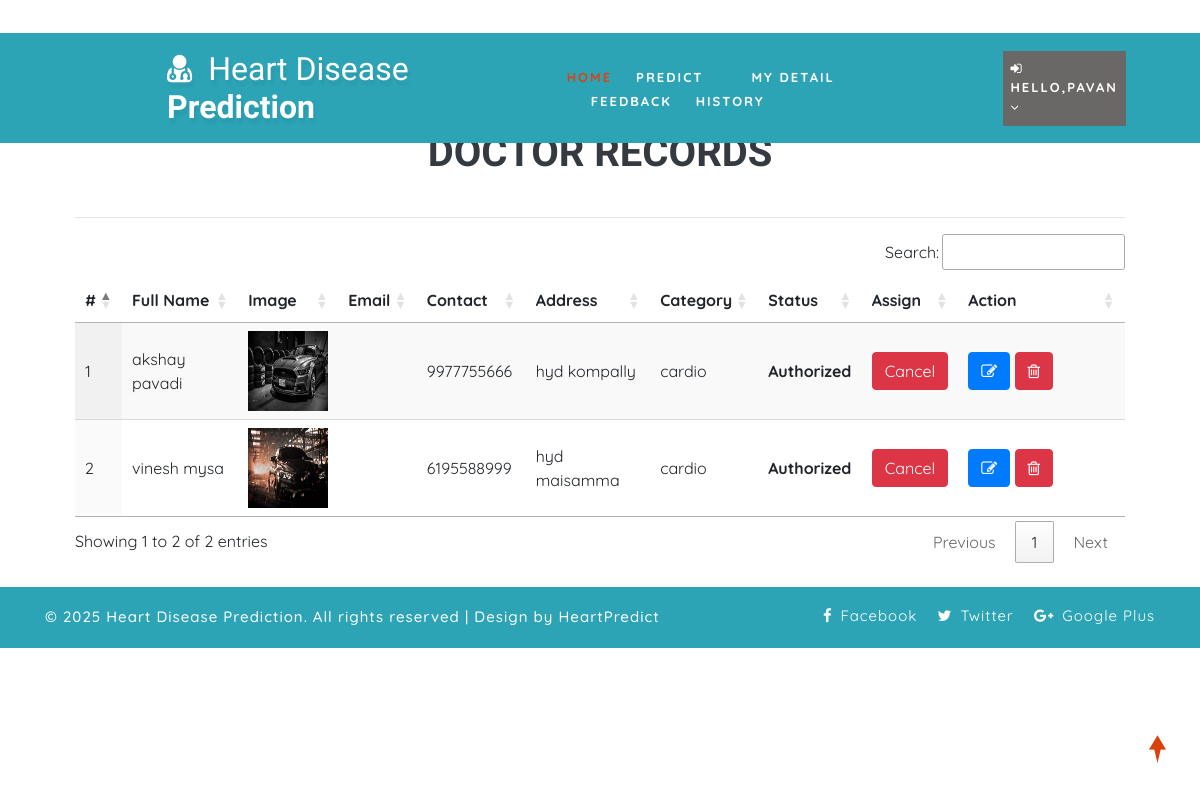
Page /view_doctor/ (signed in) on the committed database.
### health/models.py (models this page shows, shortened)
class Doctor(models.Model):
    status = models.IntegerField(DOCTOR_STATUS, null=True)
    user = models.ForeignKey(User, on_delete=models.CASCADE, null=True)
    contact = models.CharField(max_length=100, null=True)
    address = models.CharField(max_length=100, null=True)
    category = models.CharField(max_length=100, null=True)
    doj = models.DateField(null=True)
    dob = models.DateField(null=True)
    image = models.FileField(null=True)

### health/views.py (the view)
# urls.py: path('view_doctor/', View_Doctor, name="view_doctor"),
@login_required(login_url="login")
def View_Doctor(request):
    doc = Doctor.objects.all()
    d = {'doc':doc}
    return render(request,'view_doctor.html',d)

### health/templates/view_doctor.html (shortened to what this page needs)
{% extends 'index.html' %}
{% load static %}
{% block body %}
<div class="container-fluid" style="width:90%;margin-top:8%">
                    <div class="container-fluid">
                        <h1 align="center"class="w3ls-title text-uppercase text-dark font-weight-bold">Doctor Records</h1><br>
                         </div><hr>
                                <table id="example" class="display" style="width:100%">
                                  <thead>
                                    <tr>
                                      <th>#</th>
                                      <th>Full Name</th>
                                      <th>Image</th>
                                      <th>Email</th>
                                      <th>Contact</th>
                                      <th>Address</th>
                                      <th>Category</th>
                                      <th>Status</th>
                                      <th>Assign</th>
                                      <th>Action</th>
                                  </tr>
                              </thead>
                              <tbody>
                              {% for i in doc %}
                                <tr>
                                  <td>{{forloop.counter}}</td>
                                  <td>{{i.user.first_name}} {{i.user.last_name}}</td>
                                  <td><img src="{{i.image.url}}" style="width:80px;height:80px"></td>
                                  <td>{{i.user.email}}</td>
                                  <td>{{i.contact}}</td>
                                  <td>{{i.address}}</td>
                                  <td>{{i.category}}</td>
                                  <td>
                                      {% if i.status == 1 %}
                                      <b>Authorized</b>
                                  {% else %}
                                      <b>Unauthorized</b>
                                      {% endif %}
                                  </td>
                                    <td>{% if i.status == 1 %}
                                        <a href="{% url 'assign_status' i.id %}" onclick="return confirm('Do you want to withdraw approval to doctor : {{i.user.first_name}}?')"><button class="btn btn-danger">Cancel</button></a>
                                        {% else %}
                                        <a href="{% url 'assign_status' i.id %}" onclick="return confirm('Do you want to give approve to doctor : {{i.user.first_name}}?')"><button class="btn btn-success">Assign</button></a>
                                        {% endif %}
                                    </td>
                                    <td style="width:150px">
                                      <a href="{% url 'change_doctor' i.id %}" ><button class="btn btn-primary"><i class="fa fa-edit"></i></button></a>
                                      <a href="{% url 'delete_doctor' i.id %}" ><button class="btn btn-danger" onclick="return confirm('Are you sure?')"><i class="fa fa-trash-o"></i></button></a></td>
                              </tr>
                              {% endfor %}
                          </tbody>
                      </table>
                  </div>
{% endblock %}

### health/templates/index.html (shortened to what this page needs)
<!DOCTYPE html>
{% load static %}
<html lang="zxx">
<head>
	<link rel="stylesheet" href="{% static 'css/bootstrap.css' %}">
	<link href="{% static 'css/css_slider.css' %}" type="text/css" rel="stylesheet" media="all">
	<link rel="stylesheet" href="{% static 'css/style.css' %}" type="text/css" media="all" />
	<link href="{% static 'css/font-awesome.min.css' %}" rel="stylesheet">
<link rel='stylesheet' type='text/css' href="https://cdn.datatables.net/1.10.21/css/jquery.dataTables.min.css">
<link rel='stylesheet' type='text/css' href="https://cdn.datatables.net/buttons/1.6.2/css/buttons.dataTables.min.css">
</head>
<body>
	<div id="home" style="margin-bottom:2%">
		<header>
			<div class="top-bar py-3">
				<div class="container">
					<div class="row">
						<div class="col-xl-7 col-lg-6 col-md-4 top-social-agile text-md-right text-center mt-md-0 mt-2">
							<div class="row">
								<div class="col-xl-3 col-lg-4 col-6 top-w3layouts p-md-0 text-right">
								</div>
								<div class="col-xl-3 col-lg-4 col-6 header-w3layouts text-md-right text-left">
								</div>
							</div>
						</div>
					</div>
				</div>
			</div>
		</header>
		<div class="main-top" style="background:rgb(44, 164, 182)">
			<div class="container-fluid">
				<div class="header d-md-flex justify-content-between align-items-center py-3">
					<div id="logo" style="margin-left:13%">
						<h1>
							<a href="index.html">
								<span class="fa fa-user-md mr-2"></span>
								<span class="logo-sp">Heart Disease</span> Prediction
							</a>
						</h1>
					</div>
					{% if request.user.is_staff %}
					<div class="nav_w3ls" style="margin-right:4%">
						<nav>
							<label for="drop1" class="toggle">Menu</label>
							<input type="checkbox" id="drop1" />
							<ul class="menu" style="padding:15px;width:100%">
								<li class="mx-lg-4 mx-md-3 my-md-0 my-2"><a href="{% url 'admin_home' %}" >Home</a></li>
								<li>
									<label for="drop-2" class="toggle toogle-2"> <span class="fa fa-angle-down" aria-hidden="true"></span>
									</label>
									<a href="#"> Doctor <span class="fa fa-angle-down" aria-hidden="true"></span></a>
									<ul style="margin-top:2%;width:40%;margin-right:0%">
										<li style="width:100%;"><a href="/add_doctor" class="drop-text">Add Doctor</a></li>
										<li style="width:100%;"><a href="/view_doctor" class="drop-text">View Doctor</a></li>
									</ul>
								</li>
								<li class="mx-lg-4 mx-md-3 my-md-0 my-2"><a href="/view_patient">Patient</a></li>
								<li class="mx-lg-4 mx-md-3 my-md-0 my-2">
									<a href="/view_search_pat">Searched Data</a></li>
								<li><a href="/view_feedback">Feedback</a></li>
							</ul>
						</nav>
					</div>
					<div class="nav_w3ls" style="margin-right:3%">
						<nav>
							<label for="drop2" class="toggle">Menu</label>
							<input type="checkbox" id="drop2" />
							<ul class="menu">
								<li class="mx-lg-4 mx-md-3 my-md-0 my-2" style="background:red;padding:8px">
									<label for="drop-2" class="toggle toogle-2"> <span class="fa fa-angle-down" aria-hidden="true"></span>
									</label>
									<a href="#"><i class="fa fa-user"></i> {{request.user.username}} <span class="fa fa-angle-down" aria-hidden="true"></span></a>
									<ul style="margin-top:10%;width:80%;margin-right:5%">
										<li style="width:100%;"><a href="{% url 'change_password' %}" class="drop-text">Password</a></li>
										<li style="width:100%;"><a href="{% url 'logout' %}" class="drop-text">Logout</a></li>
									</ul>
								</li>
							</ul>
						</nav>
					</div>
					{% elif request.user.patient_set.all.0 %}
					<div class="nav_w3ls" style="margin-left:5%;font-weight:bold">
						<nav>
							<ul class="menu" style="padding:15px;width:100%">
								<li><a href="{% url 'patient_home' %}" class="active">Home</a></li>
								<li class="mx-lg-4 mx-md-3 my-md-0 my-2"><a href="/add_heartdetail">Predict</a></li>
								<li class="mx-lg-4 mx-md-3 my-md-0 my-2"><a href="/profile_doctor">My Detail</a></li>
								<li class="mx-lg-4 mx-md-3 my-md-0 my-2"><a href="/sent_feedback">Feedback</a></li>
								<li><a href="/view_search_pat">History</a></li>
							</ul>
						</nav>
					</div>
					<div class="nav_w3ls" style="margin-right:3%">
						<nav>
							<ul class="menu">
								<li class="mx-lg-4 mx-md-3 my-md-0 my-2" style="background:#6a6767;padding:8px">
									<a href="#"><i class="fa fa-sign-in"></i> Hello,{{request.user.username}} <span class="fa fa-angle-down" aria-hidden="true"></span></a>
								</li>
							</ul>
						</nav>
					</div>
					{% endif %}
				</div>
			</div>
		</div>
		{% block body %}
		{% endblock %}
	</div>
	<div class="copy-w3pvt" style="background:rgb(44, 164, 182);color:white">
		<div class="container py-3">
			<div class="row">
				<div class="col-lg-7 w3ls_footer_grid1_left text-lg-left text-center">
					<p style="color:white">&copy; 2025 Heart Disease Prediction. All rights reserved | Design by HeartPredict</a>
					</p>
				</div>
				<div class="col-lg-5 w3ls_footer_grid_left1_pos text-lg-right text-center mt-lg-0 mt-2">
					<ul style="color:white">
						<li>
							<a href="#" style="color:white" class="facebook">
								<span class="fa fa-facebook-f mr-2"></span>Facebook</a>
						</li>
						<li class="mx-3">
							<a href="#" style="color:white" class="twitter">
								<span class="fa fa-twitter mr-2"></span>Twitter</a>
						</li>
						<li>
							<a href="#" style="color:white" class="google">
								<span class="fa fa-google-plus mr-2"></span>Google Plus</a>
						</li>
					</ul>
				</div>
			</div>
		</div>
	</div>
	<a href="#home" style="color:white" class="move-top text-center"></a>
</body>
</html>

### health/static/css/style.css (style rules this page uses)
body { padding: 0; margin: 0; background: #FFF; font-family: 'Quicksand', sans-serif; }
body a, body button { transition: 0.5s all; -webkit-transition: 0.5s all; -moz-transition: 0.5s all; -o-transition: 0.5s all; -ms-transition: 0.5s all; text-decoration: none; }
html { scroll-behavior: smooth; }
h1, h2, h3, h4, h5, h6 { margin: 0; padding: 0; font-family: 'Mukta', sans-serif; }
p { margin: 0; padding: 0; font-size: 15px; letter-spacing: 1px; line-height: 1.9; color: #999; font-family: 'Quicksand', sans-serif; }
ul, ol { margin: 0; padding: 0; }
a.move-top { width: 34px; height: 34px; background: url(../images/move-top.png) no-repeat; display: inline-block; position: fixed; bottom: 4%; right: 2%; z-index: 0; }
#home { position: relative; }
.main-top { position: absolute; z-index: 999; width: 100%; background: rgba(0, 0, 0, 0.4); }
nav { margin: 0; padding: 0; }
#logo a { float: left; display: initial; font-weight: 700; font-size: 32px; color: #fff; text-shadow: 2px 5px 3px rgba(0, 0, 0, 0.06); padding: 0; }
span.logo-sp { font-weight: 100; }
nav:after { content: ""; display: table; clear: both; }
nav ul { float: right; padding: 0; margin: 0; list-style: none; position: relative; }
nav ul li { margin: 0px; display: inline-block; float: left; }
nav a { padding: 0; color: #fff; font-size: 13px; letter-spacing: 2px; font-weight: 700; text-transform: uppercase; display: inline-block; transition: 0.5s all; -webkit-transition: 0.5s all; -moz-transition: 0.5s all; -o-transition: 0.5s all; -ms-transition: 0.5s all; }
.menu li a.active, .menu li a:hover { color: #2196f3; transition: 0.5s all; -webkit-transition: 0.5s all; -moz-transition: 0.5s all; -o-transition: 0.5s all; -ms-transition: 0.5s all; color: #d84315; }
li>a:only-child:after { content: ''; }
.w3ls_footer_grid_left1_pos ul li, ul.list-part li { display: inline-block; }
.w3ls_footer_grid_left1_pos ul li a { color: #000; text-decoration: none; letter-spacing: 1px; font-size: 15px; }
.w3ls_footer_grid1_left p { color: #484848; font-weight: 500; }

### rows in the picture
Doctor: user.first_name "akshay", user.last_name "pavadi", image (picture), contact "9977755666", address "hyd kompally", category "cardio", status "Authorized"
Doctor: user.first_name "vinesh", user.last_name "mysa", image (picture), contact "6195588999", address "hyd maisamma", category "cardio", status "Authorized"

### other values in the picture
{{ request.user.username }} "PAVAN"
